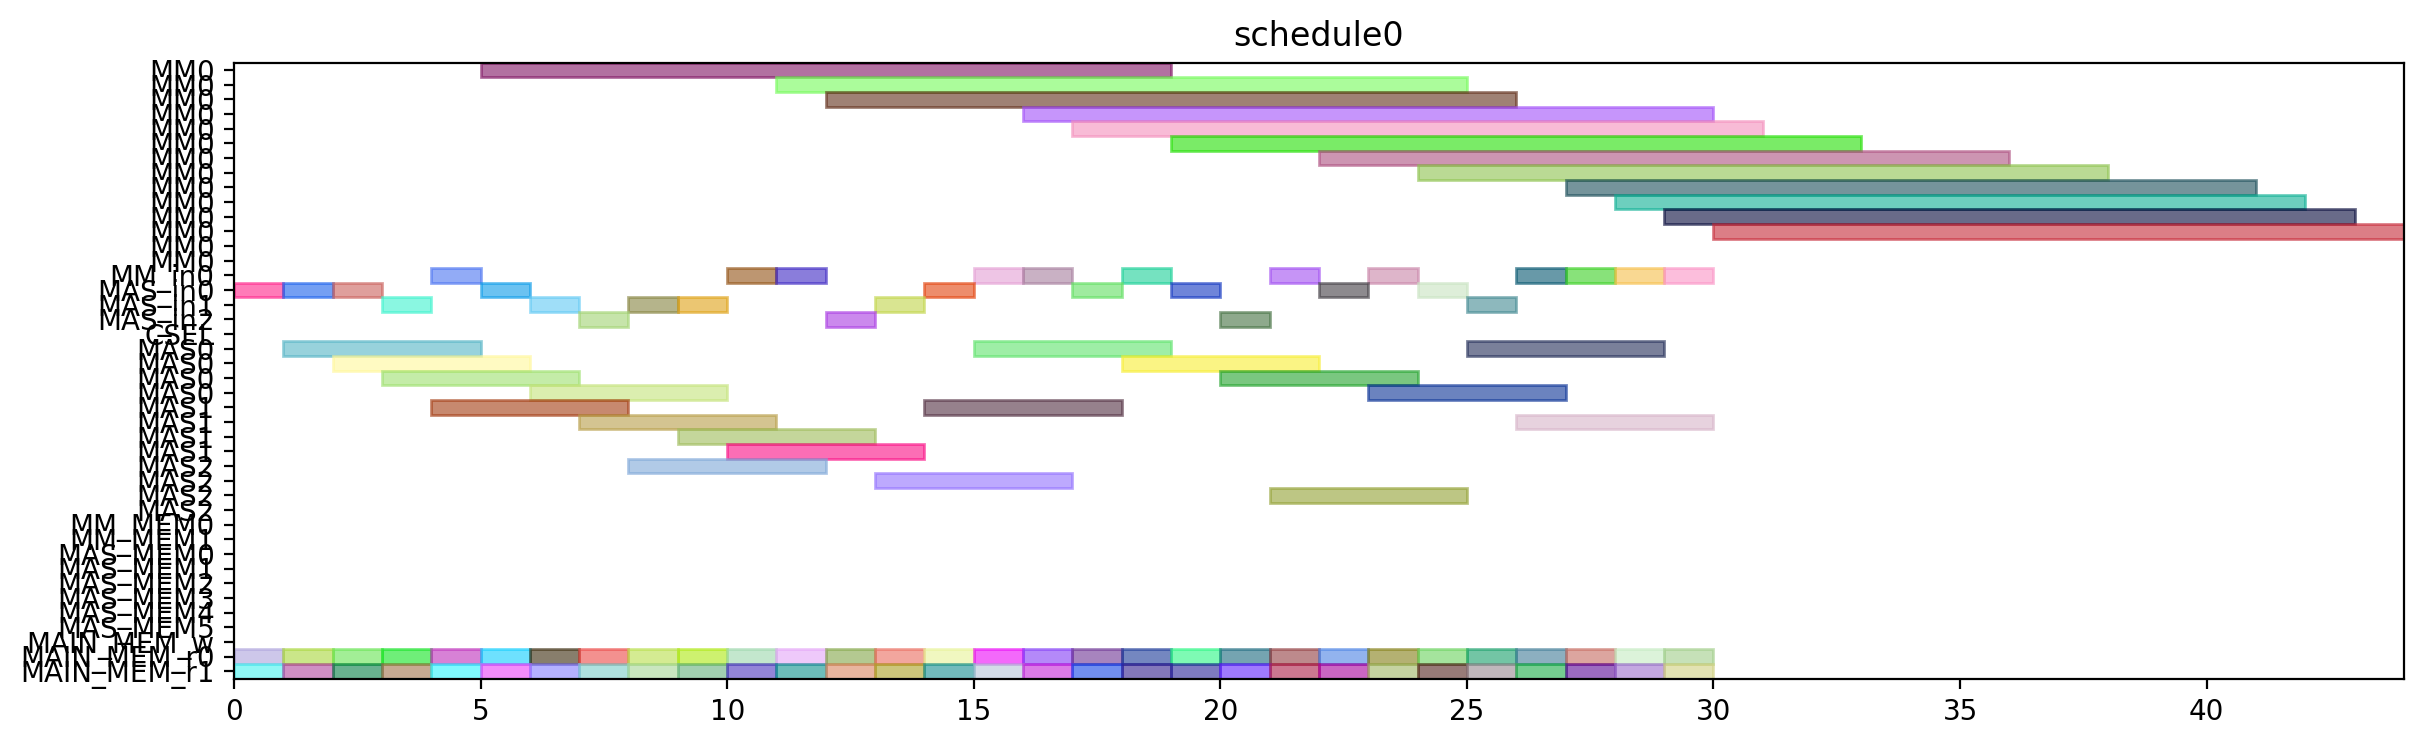

Recreate this plot in Python.
from pyschedule import Scenario, solvers, plotters, alt


def solve():
	horizon = 120
	S = Scenario("schedule0", horizon=horizon)

	# resource
	MM = S.Resources('MM', num=1, size=14)
	MM_in = S.Resources('MM_in', num=1)
	MAS_in = S.Resources('MAS_in', num=3)
	CSEL = S.Resource('CSEL')
	MAS = S.Resources('MAS', num=3, size=4, periods=range(1, horizon))
	MM_MEM = S.Resources('MM_MEM', num=2)
	MAS_MEM = S.Resources('MAS_MEM', num=6)
	MAIN_MEM_w = S.Resource('MAIN_MEM_w', size=1)
	MAIN_MEM_r = S.Resources('MAIN_MEM_r', num=2)

	# result of previous scheduling

	# new tasks
	T1_t0 = S.Task('T1_t0', length=4, delay_cost=1)
	T1_t0 += alt(MAS)
	T1_t0_in = S.Task('T1_t0_in', length=1, delay_cost=1)
	T1_t0_in += alt(MAS_in)
	S += T1_t0_in*MAS_in[0]<=T1_t0*MAS[0]

	S += T1_t0_in*MAS_in[1]<=T1_t0*MAS[1]

	S += T1_t0_in*MAS_in[2]<=T1_t0*MAS[2]

	T1_t0_mem0 = S.Task('T1_t0_mem0', length=1, delay_cost=1)
	T1_t0_mem0 += MAIN_MEM_r[0]
	S += T1_t0_mem0 <= T1_t0

	T1_t0_mem1 = S.Task('T1_t0_mem1', length=1, delay_cost=1)
	T1_t0_mem1 += MAIN_MEM_r[1]
	S += T1_t0_mem1 <= T1_t0

	T1_t1 = S.Task('T1_t1', length=4, delay_cost=1)
	T1_t1 += alt(MAS)
	T1_t1_in = S.Task('T1_t1_in', length=1, delay_cost=1)
	T1_t1_in += alt(MAS_in)
	S += T1_t1_in*MAS_in[0]<=T1_t1*MAS[0]

	S += T1_t1_in*MAS_in[1]<=T1_t1*MAS[1]

	S += T1_t1_in*MAS_in[2]<=T1_t1*MAS[2]

	T1_t1_mem0 = S.Task('T1_t1_mem0', length=1, delay_cost=1)
	T1_t1_mem0 += MAIN_MEM_r[0]
	S += T1_t1_mem0 <= T1_t1

	T1_t1_mem1 = S.Task('T1_t1_mem1', length=1, delay_cost=1)
	T1_t1_mem1 += MAIN_MEM_r[1]
	S += T1_t1_mem1 <= T1_t1

	T1_t3 = S.Task('T1_t3', length=14, delay_cost=1)
	T1_t3 += alt(MM)
	T1_t3_in = S.Task('T1_t3_in', length=1, delay_cost=1)
	T1_t3_in += alt(MM_in)
	S += T1_t3_in*MM_in[0]<=T1_t3*MM[0]
	T1_t3_mem0 = S.Task('T1_t3_mem0', length=1, delay_cost=1)
	T1_t3_mem0 += MAIN_MEM_r[0]
	S += T1_t3_mem0 <= T1_t3

	T1_t3_mem1 = S.Task('T1_t3_mem1', length=1, delay_cost=1)
	T1_t3_mem1 += MAIN_MEM_r[1]
	S += T1_t3_mem1 <= T1_t3

	T2_t0 = S.Task('T2_t0', length=14, delay_cost=1)
	T2_t0 += alt(MM)
	T2_t0_in = S.Task('T2_t0_in', length=1, delay_cost=1)
	T2_t0_in += alt(MM_in)
	S += T2_t0_in*MM_in[0]<=T2_t0*MM[0]
	T2_t0_mem0 = S.Task('T2_t0_mem0', length=1, delay_cost=1)
	T2_t0_mem0 += MAIN_MEM_r[0]
	S += T2_t0_mem0 <= T2_t0

	T2_t0_mem1 = S.Task('T2_t0_mem1', length=1, delay_cost=1)
	T2_t0_mem1 += MAIN_MEM_r[1]
	S += T2_t0_mem1 <= T2_t0

	T2_t1 = S.Task('T2_t1', length=14, delay_cost=1)
	T2_t1 += alt(MM)
	T2_t1_in = S.Task('T2_t1_in', length=1, delay_cost=1)
	T2_t1_in += alt(MM_in)
	S += T2_t1_in*MM_in[0]<=T2_t1*MM[0]
	T2_t1_mem0 = S.Task('T2_t1_mem0', length=1, delay_cost=1)
	T2_t1_mem0 += MAIN_MEM_r[0]
	S += T2_t1_mem0 <= T2_t1

	T2_t1_mem1 = S.Task('T2_t1_mem1', length=1, delay_cost=1)
	T2_t1_mem1 += MAIN_MEM_r[1]
	S += T2_t1_mem1 <= T2_t1

	T2_t2 = S.Task('T2_t2', length=4, delay_cost=1)
	T2_t2 += alt(MAS)
	T2_t2_in = S.Task('T2_t2_in', length=1, delay_cost=1)
	T2_t2_in += alt(MAS_in)
	S += T2_t2_in*MAS_in[0]<=T2_t2*MAS[0]

	S += T2_t2_in*MAS_in[1]<=T2_t2*MAS[1]

	S += T2_t2_in*MAS_in[2]<=T2_t2*MAS[2]

	T2_t2_mem0 = S.Task('T2_t2_mem0', length=1, delay_cost=1)
	T2_t2_mem0 += MAIN_MEM_r[0]
	S += T2_t2_mem0 <= T2_t2

	T2_t2_mem1 = S.Task('T2_t2_mem1', length=1, delay_cost=1)
	T2_t2_mem1 += MAIN_MEM_r[1]
	S += T2_t2_mem1 <= T2_t2

	T2_t3 = S.Task('T2_t3', length=4, delay_cost=1)
	T2_t3 += alt(MAS)
	T2_t3_in = S.Task('T2_t3_in', length=1, delay_cost=1)
	T2_t3_in += alt(MAS_in)
	S += T2_t3_in*MAS_in[0]<=T2_t3*MAS[0]

	S += T2_t3_in*MAS_in[1]<=T2_t3*MAS[1]

	S += T2_t3_in*MAS_in[2]<=T2_t3*MAS[2]

	T2_t3_mem0 = S.Task('T2_t3_mem0', length=1, delay_cost=1)
	T2_t3_mem0 += MAIN_MEM_r[0]
	S += T2_t3_mem0 <= T2_t3

	T2_t3_mem1 = S.Task('T2_t3_mem1', length=1, delay_cost=1)
	T2_t3_mem1 += MAIN_MEM_r[1]
	S += T2_t3_mem1 <= T2_t3

	T3_t0 = S.Task('T3_t0', length=14, delay_cost=1)
	T3_t0 += alt(MM)
	T3_t0_in = S.Task('T3_t0_in', length=1, delay_cost=1)
	T3_t0_in += alt(MM_in)
	S += T3_t0_in*MM_in[0]<=T3_t0*MM[0]
	T3_t0_mem0 = S.Task('T3_t0_mem0', length=1, delay_cost=1)
	T3_t0_mem0 += MAIN_MEM_r[0]
	S += T3_t0_mem0 <= T3_t0

	T3_t0_mem1 = S.Task('T3_t0_mem1', length=1, delay_cost=1)
	T3_t0_mem1 += MAIN_MEM_r[1]
	S += T3_t0_mem1 <= T3_t0

	T3_t1 = S.Task('T3_t1', length=14, delay_cost=1)
	T3_t1 += alt(MM)
	T3_t1_in = S.Task('T3_t1_in', length=1, delay_cost=1)
	T3_t1_in += alt(MM_in)
	S += T3_t1_in*MM_in[0]<=T3_t1*MM[0]
	T3_t1_mem0 = S.Task('T3_t1_mem0', length=1, delay_cost=1)
	T3_t1_mem0 += MAIN_MEM_r[0]
	S += T3_t1_mem0 <= T3_t1

	T3_t1_mem1 = S.Task('T3_t1_mem1', length=1, delay_cost=1)
	T3_t1_mem1 += MAIN_MEM_r[1]
	S += T3_t1_mem1 <= T3_t1

	T3_t2 = S.Task('T3_t2', length=4, delay_cost=1)
	T3_t2 += alt(MAS)
	T3_t2_in = S.Task('T3_t2_in', length=1, delay_cost=1)
	T3_t2_in += alt(MAS_in)
	S += T3_t2_in*MAS_in[0]<=T3_t2*MAS[0]

	S += T3_t2_in*MAS_in[1]<=T3_t2*MAS[1]

	S += T3_t2_in*MAS_in[2]<=T3_t2*MAS[2]

	T3_t2_mem0 = S.Task('T3_t2_mem0', length=1, delay_cost=1)
	T3_t2_mem0 += MAIN_MEM_r[0]
	S += T3_t2_mem0 <= T3_t2

	T3_t2_mem1 = S.Task('T3_t2_mem1', length=1, delay_cost=1)
	T3_t2_mem1 += MAIN_MEM_r[1]
	S += T3_t2_mem1 <= T3_t2

	T3_t3 = S.Task('T3_t3', length=4, delay_cost=1)
	T3_t3 += alt(MAS)
	T3_t3_in = S.Task('T3_t3_in', length=1, delay_cost=1)
	T3_t3_in += alt(MAS_in)
	S += T3_t3_in*MAS_in[0]<=T3_t3*MAS[0]

	S += T3_t3_in*MAS_in[1]<=T3_t3*MAS[1]

	S += T3_t3_in*MAS_in[2]<=T3_t3*MAS[2]

	T3_t3_mem0 = S.Task('T3_t3_mem0', length=1, delay_cost=1)
	T3_t3_mem0 += MAIN_MEM_r[0]
	S += T3_t3_mem0 <= T3_t3

	T3_t3_mem1 = S.Task('T3_t3_mem1', length=1, delay_cost=1)
	T3_t3_mem1 += MAIN_MEM_r[1]
	S += T3_t3_mem1 <= T3_t3

	T4_t0 = S.Task('T4_t0', length=14, delay_cost=1)
	T4_t0 += alt(MM)
	T4_t0_in = S.Task('T4_t0_in', length=1, delay_cost=1)
	T4_t0_in += alt(MM_in)
	S += T4_t0_in*MM_in[0]<=T4_t0*MM[0]
	T4_t0_mem0 = S.Task('T4_t0_mem0', length=1, delay_cost=1)
	T4_t0_mem0 += MAIN_MEM_r[0]
	S += T4_t0_mem0 <= T4_t0

	T4_t0_mem1 = S.Task('T4_t0_mem1', length=1, delay_cost=1)
	T4_t0_mem1 += MAIN_MEM_r[1]
	S += T4_t0_mem1 <= T4_t0

	T4_t1 = S.Task('T4_t1', length=14, delay_cost=1)
	T4_t1 += alt(MM)
	T4_t1_in = S.Task('T4_t1_in', length=1, delay_cost=1)
	T4_t1_in += alt(MM_in)
	S += T4_t1_in*MM_in[0]<=T4_t1*MM[0]
	T4_t1_mem0 = S.Task('T4_t1_mem0', length=1, delay_cost=1)
	T4_t1_mem0 += MAIN_MEM_r[0]
	S += T4_t1_mem0 <= T4_t1

	T4_t1_mem1 = S.Task('T4_t1_mem1', length=1, delay_cost=1)
	T4_t1_mem1 += MAIN_MEM_r[1]
	S += T4_t1_mem1 <= T4_t1

	T4_t2 = S.Task('T4_t2', length=4, delay_cost=1)
	T4_t2 += alt(MAS)
	T4_t2_in = S.Task('T4_t2_in', length=1, delay_cost=1)
	T4_t2_in += alt(MAS_in)
	S += T4_t2_in*MAS_in[0]<=T4_t2*MAS[0]

	S += T4_t2_in*MAS_in[1]<=T4_t2*MAS[1]

	S += T4_t2_in*MAS_in[2]<=T4_t2*MAS[2]

	T4_t2_mem0 = S.Task('T4_t2_mem0', length=1, delay_cost=1)
	T4_t2_mem0 += MAIN_MEM_r[0]
	S += T4_t2_mem0 <= T4_t2

	T4_t2_mem1 = S.Task('T4_t2_mem1', length=1, delay_cost=1)
	T4_t2_mem1 += MAIN_MEM_r[1]
	S += T4_t2_mem1 <= T4_t2

	T4_t3 = S.Task('T4_t3', length=4, delay_cost=1)
	T4_t3 += alt(MAS)
	T4_t3_in = S.Task('T4_t3_in', length=1, delay_cost=1)
	T4_t3_in += alt(MAS_in)
	S += T4_t3_in*MAS_in[0]<=T4_t3*MAS[0]

	S += T4_t3_in*MAS_in[1]<=T4_t3*MAS[1]

	S += T4_t3_in*MAS_in[2]<=T4_t3*MAS[2]

	T4_t3_mem0 = S.Task('T4_t3_mem0', length=1, delay_cost=1)
	T4_t3_mem0 += MAIN_MEM_r[0]
	S += T4_t3_mem0 <= T4_t3

	T4_t3_mem1 = S.Task('T4_t3_mem1', length=1, delay_cost=1)
	T4_t3_mem1 += MAIN_MEM_r[1]
	S += T4_t3_mem1 <= T4_t3

	T5_t0 = S.Task('T5_t0', length=4, delay_cost=1)
	T5_t0 += alt(MAS)
	T5_t0_in = S.Task('T5_t0_in', length=1, delay_cost=1)
	T5_t0_in += alt(MAS_in)
	S += T5_t0_in*MAS_in[0]<=T5_t0*MAS[0]

	S += T5_t0_in*MAS_in[1]<=T5_t0*MAS[1]

	S += T5_t0_in*MAS_in[2]<=T5_t0*MAS[2]

	T5_t0_mem0 = S.Task('T5_t0_mem0', length=1, delay_cost=1)
	T5_t0_mem0 += MAIN_MEM_r[0]
	S += T5_t0_mem0 <= T5_t0

	T5_t0_mem1 = S.Task('T5_t0_mem1', length=1, delay_cost=1)
	T5_t0_mem1 += MAIN_MEM_r[1]
	S += T5_t0_mem1 <= T5_t0

	T5_t1 = S.Task('T5_t1', length=4, delay_cost=1)
	T5_t1 += alt(MAS)
	T5_t1_in = S.Task('T5_t1_in', length=1, delay_cost=1)
	T5_t1_in += alt(MAS_in)
	S += T5_t1_in*MAS_in[0]<=T5_t1*MAS[0]

	S += T5_t1_in*MAS_in[1]<=T5_t1*MAS[1]

	S += T5_t1_in*MAS_in[2]<=T5_t1*MAS[2]

	T5_t1_mem0 = S.Task('T5_t1_mem0', length=1, delay_cost=1)
	T5_t1_mem0 += MAIN_MEM_r[0]
	S += T5_t1_mem0 <= T5_t1

	T5_t1_mem1 = S.Task('T5_t1_mem1', length=1, delay_cost=1)
	T5_t1_mem1 += MAIN_MEM_r[1]
	S += T5_t1_mem1 <= T5_t1

	T5_t3 = S.Task('T5_t3', length=14, delay_cost=1)
	T5_t3 += alt(MM)
	T5_t3_in = S.Task('T5_t3_in', length=1, delay_cost=1)
	T5_t3_in += alt(MM_in)
	S += T5_t3_in*MM_in[0]<=T5_t3*MM[0]
	T5_t3_mem0 = S.Task('T5_t3_mem0', length=1, delay_cost=1)
	T5_t3_mem0 += MAIN_MEM_r[0]
	S += T5_t3_mem0 <= T5_t3

	T5_t3_mem1 = S.Task('T5_t3_mem1', length=1, delay_cost=1)
	T5_t3_mem1 += MAIN_MEM_r[1]
	S += T5_t3_mem1 <= T5_t3

	T6_t0 = S.Task('T6_t0', length=14, delay_cost=1)
	T6_t0 += alt(MM)
	T6_t0_in = S.Task('T6_t0_in', length=1, delay_cost=1)
	T6_t0_in += alt(MM_in)
	S += T6_t0_in*MM_in[0]<=T6_t0*MM[0]
	T6_t0_mem0 = S.Task('T6_t0_mem0', length=1, delay_cost=1)
	T6_t0_mem0 += MAIN_MEM_r[0]
	S += T6_t0_mem0 <= T6_t0

	T6_t0_mem1 = S.Task('T6_t0_mem1', length=1, delay_cost=1)
	T6_t0_mem1 += MAIN_MEM_r[1]
	S += T6_t0_mem1 <= T6_t0

	T6_t1 = S.Task('T6_t1', length=14, delay_cost=1)
	T6_t1 += alt(MM)
	T6_t1_in = S.Task('T6_t1_in', length=1, delay_cost=1)
	T6_t1_in += alt(MM_in)
	S += T6_t1_in*MM_in[0]<=T6_t1*MM[0]
	T6_t1_mem0 = S.Task('T6_t1_mem0', length=1, delay_cost=1)
	T6_t1_mem0 += MAIN_MEM_r[0]
	S += T6_t1_mem0 <= T6_t1

	T6_t1_mem1 = S.Task('T6_t1_mem1', length=1, delay_cost=1)
	T6_t1_mem1 += MAIN_MEM_r[1]
	S += T6_t1_mem1 <= T6_t1

	T6_t2 = S.Task('T6_t2', length=4, delay_cost=1)
	T6_t2 += alt(MAS)
	T6_t2_in = S.Task('T6_t2_in', length=1, delay_cost=1)
	T6_t2_in += alt(MAS_in)
	S += T6_t2_in*MAS_in[0]<=T6_t2*MAS[0]

	S += T6_t2_in*MAS_in[1]<=T6_t2*MAS[1]

	S += T6_t2_in*MAS_in[2]<=T6_t2*MAS[2]

	T6_t2_mem0 = S.Task('T6_t2_mem0', length=1, delay_cost=1)
	T6_t2_mem0 += MAIN_MEM_r[0]
	S += T6_t2_mem0 <= T6_t2

	T6_t2_mem1 = S.Task('T6_t2_mem1', length=1, delay_cost=1)
	T6_t2_mem1 += MAIN_MEM_r[1]
	S += T6_t2_mem1 <= T6_t2

	T6_t3 = S.Task('T6_t3', length=4, delay_cost=1)
	T6_t3 += alt(MAS)
	T6_t3_in = S.Task('T6_t3_in', length=1, delay_cost=1)
	T6_t3_in += alt(MAS_in)
	S += T6_t3_in*MAS_in[0]<=T6_t3*MAS[0]

	S += T6_t3_in*MAS_in[1]<=T6_t3*MAS[1]

	S += T6_t3_in*MAS_in[2]<=T6_t3*MAS[2]

	T6_t3_mem0 = S.Task('T6_t3_mem0', length=1, delay_cost=1)
	T6_t3_mem0 += MAIN_MEM_r[0]
	S += T6_t3_mem0 <= T6_t3

	T6_t3_mem1 = S.Task('T6_t3_mem1', length=1, delay_cost=1)
	T6_t3_mem1 += MAIN_MEM_r[1]
	S += T6_t3_mem1 <= T6_t3

	T7_t0 = S.Task('T7_t0', length=14, delay_cost=1)
	T7_t0 += alt(MM)
	T7_t0_in = S.Task('T7_t0_in', length=1, delay_cost=1)
	T7_t0_in += alt(MM_in)
	S += T7_t0_in*MM_in[0]<=T7_t0*MM[0]
	T7_t0_mem0 = S.Task('T7_t0_mem0', length=1, delay_cost=1)
	T7_t0_mem0 += MAIN_MEM_r[0]
	S += T7_t0_mem0 <= T7_t0

	T7_t0_mem1 = S.Task('T7_t0_mem1', length=1, delay_cost=1)
	T7_t0_mem1 += MAIN_MEM_r[1]
	S += T7_t0_mem1 <= T7_t0

	T7_t1 = S.Task('T7_t1', length=14, delay_cost=1)
	T7_t1 += alt(MM)
	T7_t1_in = S.Task('T7_t1_in', length=1, delay_cost=1)
	T7_t1_in += alt(MM_in)
	S += T7_t1_in*MM_in[0]<=T7_t1*MM[0]
	T7_t1_mem0 = S.Task('T7_t1_mem0', length=1, delay_cost=1)
	T7_t1_mem0 += MAIN_MEM_r[0]
	S += T7_t1_mem0 <= T7_t1

	T7_t1_mem1 = S.Task('T7_t1_mem1', length=1, delay_cost=1)
	T7_t1_mem1 += MAIN_MEM_r[1]
	S += T7_t1_mem1 <= T7_t1

	T7_t2 = S.Task('T7_t2', length=4, delay_cost=1)
	T7_t2 += alt(MAS)
	T7_t2_in = S.Task('T7_t2_in', length=1, delay_cost=1)
	T7_t2_in += alt(MAS_in)
	S += T7_t2_in*MAS_in[0]<=T7_t2*MAS[0]

	S += T7_t2_in*MAS_in[1]<=T7_t2*MAS[1]

	S += T7_t2_in*MAS_in[2]<=T7_t2*MAS[2]

	T7_t2_mem0 = S.Task('T7_t2_mem0', length=1, delay_cost=1)
	T7_t2_mem0 += MAIN_MEM_r[0]
	S += T7_t2_mem0 <= T7_t2

	T7_t2_mem1 = S.Task('T7_t2_mem1', length=1, delay_cost=1)
	T7_t2_mem1 += MAIN_MEM_r[1]
	S += T7_t2_mem1 <= T7_t2

	T7_t3 = S.Task('T7_t3', length=4, delay_cost=1)
	T7_t3 += alt(MAS)
	T7_t3_in = S.Task('T7_t3_in', length=1, delay_cost=1)
	T7_t3_in += alt(MAS_in)
	S += T7_t3_in*MAS_in[0]<=T7_t3*MAS[0]

	S += T7_t3_in*MAS_in[1]<=T7_t3*MAS[1]

	S += T7_t3_in*MAS_in[2]<=T7_t3*MAS[2]

	T7_t3_mem0 = S.Task('T7_t3_mem0', length=1, delay_cost=1)
	T7_t3_mem0 += MAIN_MEM_r[0]
	S += T7_t3_mem0 <= T7_t3

	T7_t3_mem1 = S.Task('T7_t3_mem1', length=1, delay_cost=1)
	T7_t3_mem1 += MAIN_MEM_r[1]
	S += T7_t3_mem1 <= T7_t3

	T8_t2 = S.Task('T8_t2', length=4, delay_cost=1)
	T8_t2 += alt(MAS)
	T8_t2_in = S.Task('T8_t2_in', length=1, delay_cost=1)
	T8_t2_in += alt(MAS_in)
	S += T8_t2_in*MAS_in[0]<=T8_t2*MAS[0]

	S += T8_t2_in*MAS_in[1]<=T8_t2*MAS[1]

	S += T8_t2_in*MAS_in[2]<=T8_t2*MAS[2]

	T8_t2_mem0 = S.Task('T8_t2_mem0', length=1, delay_cost=1)
	T8_t2_mem0 += MAIN_MEM_r[0]
	S += T8_t2_mem0 <= T8_t2

	T8_t2_mem1 = S.Task('T8_t2_mem1', length=1, delay_cost=1)
	T8_t2_mem1 += MAIN_MEM_r[1]
	S += T8_t2_mem1 <= T8_t2

	T9_t2 = S.Task('T9_t2', length=4, delay_cost=1)
	T9_t2 += alt(MAS)
	T9_t2_in = S.Task('T9_t2_in', length=1, delay_cost=1)
	T9_t2_in += alt(MAS_in)
	S += T9_t2_in*MAS_in[0]<=T9_t2*MAS[0]

	S += T9_t2_in*MAS_in[1]<=T9_t2*MAS[1]

	S += T9_t2_in*MAS_in[2]<=T9_t2*MAS[2]

	T9_t2_mem0 = S.Task('T9_t2_mem0', length=1, delay_cost=1)
	T9_t2_mem0 += MAIN_MEM_r[0]
	S += T9_t2_mem0 <= T9_t2

	T9_t2_mem1 = S.Task('T9_t2_mem1', length=1, delay_cost=1)
	T9_t2_mem1 += MAIN_MEM_r[1]
	S += T9_t2_mem1 <= T9_t2

	T10_t2 = S.Task('T10_t2', length=4, delay_cost=1)
	T10_t2 += alt(MAS)
	T10_t2_in = S.Task('T10_t2_in', length=1, delay_cost=1)
	T10_t2_in += alt(MAS_in)
	S += T10_t2_in*MAS_in[0]<=T10_t2*MAS[0]

	S += T10_t2_in*MAS_in[1]<=T10_t2*MAS[1]

	S += T10_t2_in*MAS_in[2]<=T10_t2*MAS[2]

	T10_t2_mem0 = S.Task('T10_t2_mem0', length=1, delay_cost=1)
	T10_t2_mem0 += MAIN_MEM_r[0]
	S += T10_t2_mem0 <= T10_t2

	T10_t2_mem1 = S.Task('T10_t2_mem1', length=1, delay_cost=1)
	T10_t2_mem1 += MAIN_MEM_r[1]
	S += T10_t2_mem1 <= T10_t2

	T11_t2 = S.Task('T11_t2', length=4, delay_cost=1)
	T11_t2 += alt(MAS)
	T11_t2_in = S.Task('T11_t2_in', length=1, delay_cost=1)
	T11_t2_in += alt(MAS_in)
	S += T11_t2_in*MAS_in[0]<=T11_t2*MAS[0]

	S += T11_t2_in*MAS_in[1]<=T11_t2*MAS[1]

	S += T11_t2_in*MAS_in[2]<=T11_t2*MAS[2]

	T11_t2_mem0 = S.Task('T11_t2_mem0', length=1, delay_cost=1)
	T11_t2_mem0 += MAIN_MEM_r[0]
	S += T11_t2_mem0 <= T11_t2

	T11_t2_mem1 = S.Task('T11_t2_mem1', length=1, delay_cost=1)
	T11_t2_mem1 += MAIN_MEM_r[1]
	S += T11_t2_mem1 <= T11_t2

	solvers.mip.solve(S,msg=1,kind='CPLEX',ratio_gap=1.01)

	solution = [['hoge']*len(S.solution()[1]) for i in range(len(S.solution()))]
	for i in range(len(S.solution())):
		for j in range(len(S.solution()[i])):
			solution[i][j]=str(S.solution()[i][j])
	print(solution)

	cycles = int(solution[-1][3])

	pic_file_name = "/mnt/rose/usr1/fukuda/ABE/multiRAM_multiMAS_16mux/scheduling_result/stage14MM1_stage4MAS3/EP2_LADDERMUL/schedule0.png"
	if(S.solution() != []):
		plotters.matplotlib.plot(S,img_filename=pic_file_name, show_task_labels=False, fig_size=(cycles*0.25+3, 4))

	return solution
